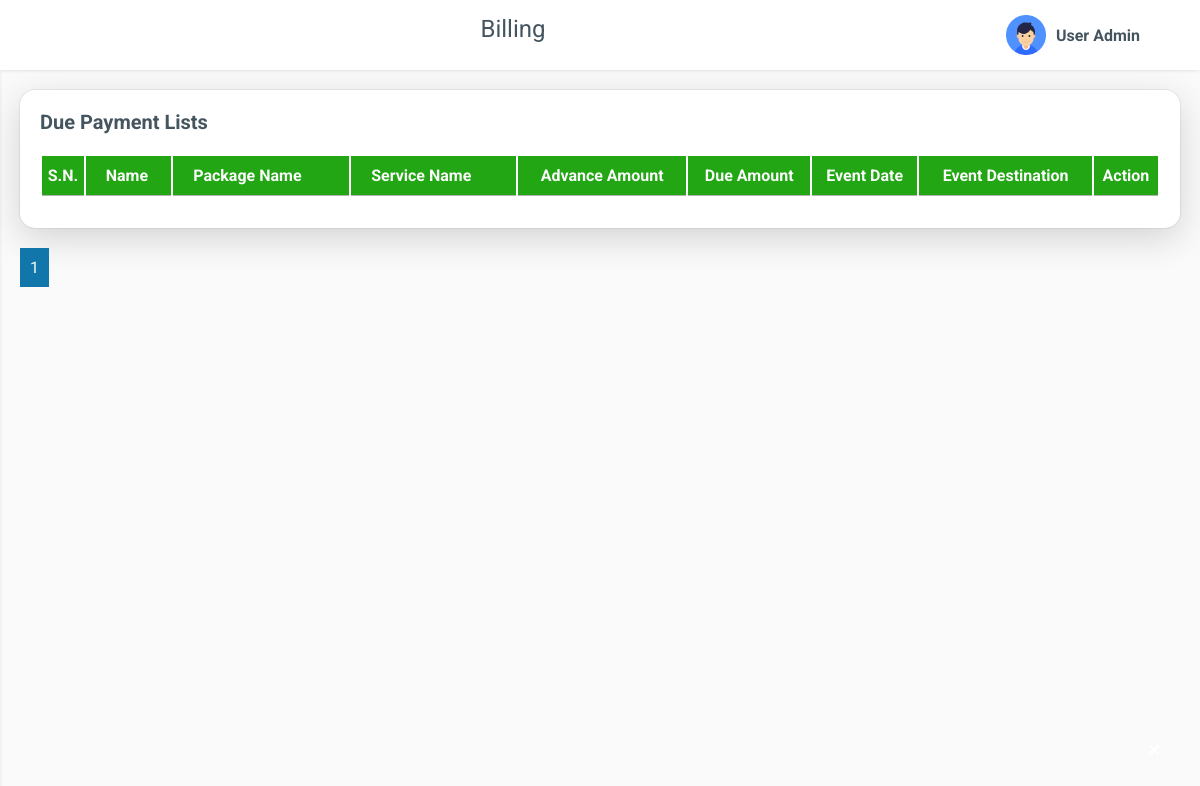
/admin/billing.php (signed in), run on an earlier commit of the app's database.
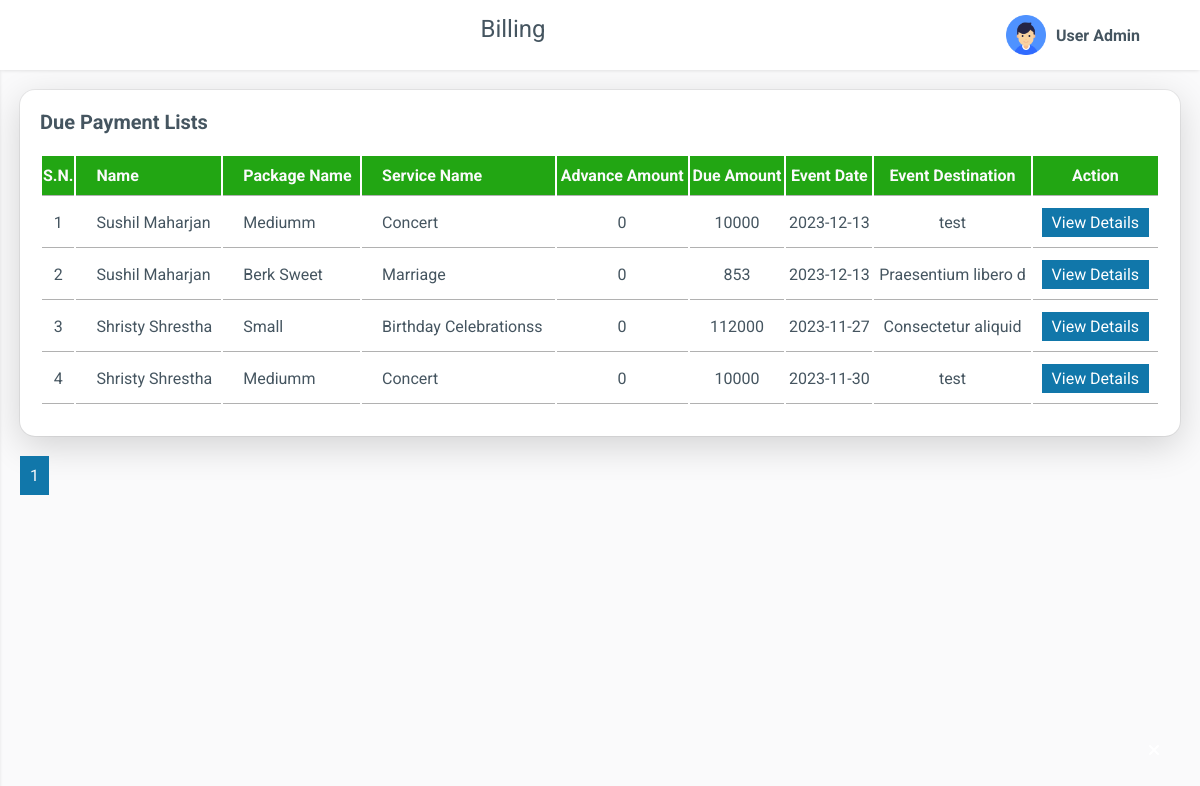
And on a later commit of the database.
### tables this page shows
CREATE TABLE `tbl_reservation` (
  `res_id` int(11) NOT NULL,
  `userId` int(11) NOT NULL,
  `packageId` int(11) NOT NULL,
  `reserveDate` date NOT NULL,
  `reserveTime` time NOT NULL,
  `status` varchar(255) NOT NULL,
  `totalcost` int(11) NOT NULL,
  `advanceamt` int(11) NOT NULL,
  `numDays` int(11) NOT NULL,
  `event_date` date NOT NULL,
  `amtstatus` varchar(255) NOT NULL,
  `eventDestination` varchar(255) NOT NULL
);

CREATE TABLE `tbl_users` (
  `id` int(11) NOT NULL,
  `name` varchar(255) NOT NULL,
  `email` varchar(255) NOT NULL,
  `username` varchar(255) NOT NULL,
  `dob` date NOT NULL,
  `phone` bigint(20) NOT NULL,
  `gender` enum('male','female','other','') NOT NULL,
  `fatherName` varchar(255) NOT NULL,
  `motherName` varchar(255) NOT NULL,
  `perAddress` varchar(255) NOT NULL,
  `tmpAddress` varchar(255) NOT NULL,
  `image` varchar(255) NOT NULL,
  `password` varchar(255) NOT NULL,
  `dateofjoin` date NOT NULL
);

CREATE TABLE `tbl_packages` (
  `pkg_id` int(11) NOT NULL,
  `pkg_name` varchar(255) NOT NULL,
  `pkg_cost` float NOT NULL,
  `pkg_guest` int(11) NOT NULL,
  `pkg_description` text NOT NULL,
  `service_id` int(11) NOT NULL
);

CREATE TABLE `tbl_service` (
  `ser_id` int(11) NOT NULL,
  `ser_name` varchar(255) NOT NULL,
  `type` int(11) NOT NULL,
  `image` varchar(255) NOT NULL,
  `description` text NOT NULL
);

### admin/billing.php (the view, shortened to what the changed rows need)
<?php
require_once('header.php');
require_once('sidebar.php');
?>
<div class="main">
    <div class="main-header">
        <?php
        require_once('profile.php');
        ?>
    </div>
    <div class="main-content">
        <div class="row">
            <div class="col-12">
                <div class="box">
                    <div class="box-body overflow-scroll">
                        <table>
                            <thead>
                                <tr>
                                    <th class="center">S.N.</th>
                                    <th class="left">Name</th>
                                    <th class="left">Package Name</th>
                                    <th class="left">Service Name</th>
                                    <th class="center">Advance Amount</th>
                                    <th class="center">Due Amount</th>
                                    <th class="center">Event Date</th>
                                    <th class="center">Event Destination</th>
                                    <th class="center">Action</th>
                                </tr>
                            </thead>
                            <tbody>
                                <?php
                                $recordsPerPage = 10;
                                if (isset($_GET['page']) && is_numeric($_GET['page'])) {
                                    $currentPage = $_GET['page'];
                                } else {
                                    $currentPage = 1;
                                }
                                $offset = ($currentPage - 1) * $recordsPerPage;
                                $sql = "SELECT
                                            r.res_id,
                                            u.name AS user_name,
                                            p.pkg_name AS package_name,
                                            s.ser_name AS service_name,
                                            r.advanceamt,
                                            (r.totalcost - r.advanceamt) AS due_amount,
                                            r.event_date,
                                            r.eventDestination
                                        FROM
                                            tbl_reservation r
                                        JOIN tbl_users u ON r.userId = u.id
                                        JOIN tbl_packages p ON r.packageId = p.pkg_id  -- Ensure this matches your actual column name
                                        JOIN tbl_service s ON p.service_id = s.ser_id
                                        JOIN tbl_types t ON s.type = t.type_id
                                        WHERE
                                            r.amtstatus != 'paid'
                                        ORDER BY
                                            r.reserveDate DESC
                                        LIMIT $offset, $recordsPerPage;";
                                $result = $conn->query($sql);
                                $serialNumber = ($currentPage - 1) * $recordsPerPage + 1;
                                while ($row = $result->fetch_assoc()) {
                                ?>
                                    <tr class="status-row">
                                        <td class="center"><?php echo ($serialNumber); ?></td>
                                        <td class="left"><?php echo ($row['user_name']); ?></td>
                                        <td class="left"><?php echo ($row['package_name']); ?></td>
                                        <td class="left"><?php echo ($row['service_name']); ?></td>
                                        <td class="center"><?php echo ($row['advanceamt']); ?></td>
                                        <td class="center"><?php echo ($row['due_amount']); ?></td>
                                        <td class="center"><?php echo ($row['event_date']); ?></td>
                                        <td class="center"><?php echo ($row['eventDestination']); ?></td>
                                        <td class="center">
                                            <a href="booking.php?criteria=<?= $row['res_id'] ?>" class="edit">View Details</a>
                                        </td>
                                    </tr>
                                <?php
                                    $serialNumber++;
                                }
                                ?>
                            </tbody>
                        </table>
                    </div>
                </div>
                <div class="pagination">
                    <?php
                    $sqlCount = "SELECT COUNT(*) as total FROM tbl_reservation";
                    $resultCount = mysqli_query($conn, $sqlCount);
                    $totalRecords = mysqli_fetch_assoc($resultCount)['total'];
                    $totalPages = ceil($totalRecords / $recordsPerPage);
                    ?>
                    <?php for ($i = 1; $i <= $totalPages; $i++): ?>
                        <a href="?page=<?php echo $i; ?>"><?php echo $i; ?></a>
                    <?php endfor; ?>
                </div>
            </div>
        </div>
    </div>
</div>
<?php
require_once('footer.php');
?>

What changed in the data, as far as the page shows it:
added tbl_reservation: userId.name "Sushil Maharjan", packageId.pkg_name "Mediumm", tbl_service.ser_name "Concert", advanceamt "0", due_amount "10000", event_date "2023-12-13", eventDestination "test"
added tbl_reservation: userId.name "Sushil Maharjan", packageId.pkg_name "Berk Sweet", tbl_service.ser_name "Marriage", advanceamt "0", due_amount "853", event_date "2023-12-13", eventDestination "Praesentium libero d"
now on this page (row edited): tbl_reservation: userId.name "Shristy Shrestha", packageId.pkg_name "Small", tbl_service.ser_name "Birthday Celebrationss", advanceamt "0", due_amount "112000", event_date "2023-11-27", eventDestination "Consectetur aliquid"
now on this page (row edited): tbl_reservation: userId.name "Shristy Shrestha", packageId.pkg_name "Mediumm", tbl_service.ser_name "Concert", advanceamt "0", due_amount "10000", event_date "2023-11-30", eventDestination "test"
